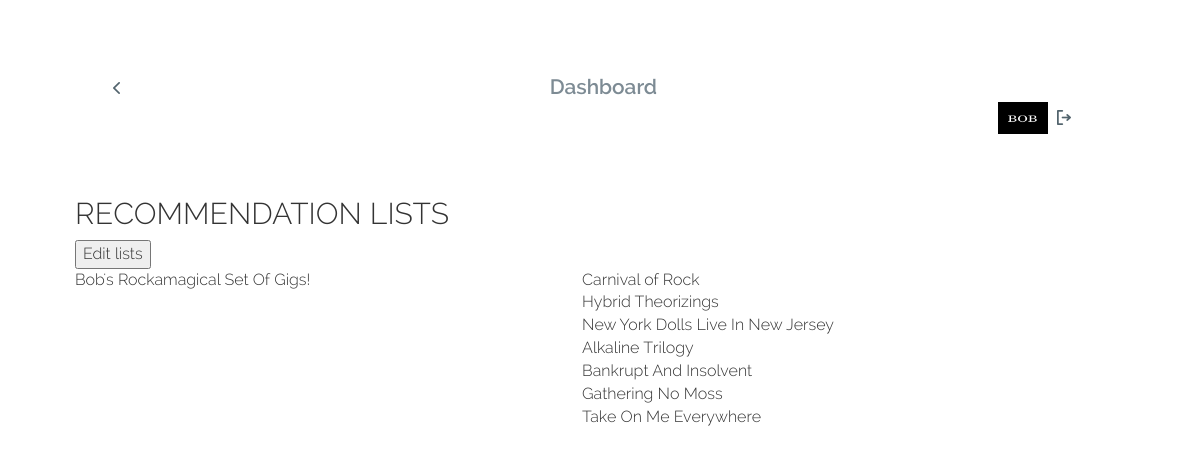
Page /SherlPHP/userLists.php (signed in) on the committed database.
### tables this page shows
CREATE TABLE recolist   (   lname VARCHAR(50) NOT NULL,
                            uname VARCHAR(50) NOT NULL,
                            gname VARCHAR(50) NULL,
                            PRIMARY KEY (lname),
                            FOREIGN KEY (uname) REFERENCES user(uname),
                            FOREIGN KEY (gname) REFERENCES genre(gname)
                        );

CREATE TABLE concert    (   cid INT AUTO_INCREMENT,
                            cname VARCHAR(50) NULL,
                            vid INT NOT NULL,
                            ctime CHAR(16) NOT NULL,   
                            postedtime CHAR(16) NOT NULL,
                            tkturl varchar(64) NULL,
                            cover DECIMAL NOT NULL,
                            availability INT NOT NULL,
                            PRIMARY KEY (cid),
                            UNIQUE (vid, ctime),
                            FOREIGN KEY (vid) REFERENCES venue(vid)
                        );

### SherlPHP/userLists.php (the view, shortened to what this page needs)
<!DOCTYPE HTML>
<html>
	<head>
		<link href="css/bootstrap.css" rel='stylesheet' type='text/css' />
		<link href="css/style.css" rel='stylesheet' type='text/css' />
   		<link rel="stylesheet" href="fonts/css/font-awesome.min.css">
	</head>
	<body>
    <?php
include("connectdb.php");
$uname = $_SESSION['name'];
 ?>
		<div class="container">
			<div class="top-header">
				<link type="text/css" rel="stylesheet" href="css/jquery.mmenu.all.css" />
				<div id="page">
					<div id="header">
						<a href="#menu-left"> </a>
					</div>
				</div>
				<div class="logo">
					<span>Dashboard </span>
				</div>
				<div style="float:right; width:100px;"> <a href="userHome.php"> <?php echo "<img src='images/user/$uname.jpg' style='width:50px; height:32px;'title='admin' alt='HOME' />"
 ?></a> <a href="logout.php"><img src="images/logout.png" alt="LOGOUT"/></a></div>
				<div class="clearfix"> </div>
			</div>
			<div class="content">
            <div style="background-color:#FFF">
            <h2>RECOMMENDATION LISTS</h2>
<table border="0" width="100%" >
<tr><td colspan="2"  ><input type="button" value="Edit lists" onclick="window.location='listCreation.php'"/></td>
</tr>
<tr>
<?php
$list = NULL;
if ($stmt = $mysqli->prepare("select l.lname , c.cname from recolist l natural join rel_recolist_contains_concert r natural join concert c  where l.uname = ? ")) {
	$stmt->bind_param("s", $uname);
  $stmt->execute();
  $stmt->bind_result($lname,$cname);
  while($stmt->fetch()){
	  if ($list!=$lname)
	{?><tr>
<td><?= $lname;?></td>
<td><?= $cname;?></td>
</tr>
  <?php
	}
	else
	{?>
<tr style="border-top:thin;">
<td></td>
<td><?= $cname;?></td>
</tr>
 <?php }
  $list = $lname;
  }?>
  </tr>
  </table>
  <?php
 }
?>
  </div>
			</div>
		</div>
	</body>
</html>

### SherlPHP/css/style.css (style rules this page uses)
html, body { font-family: 'Raleway-Light'; font-size: 100%; background: url(../purple-abstract-wallpaper-guitar.jpg) no-repeat center center fixed; -webkit-background-size: cover; -moz-background-size: cover; -o-background-size: cover; background-size: cover; }
body a { transition:0.5s all; -webkit-transition:0.5s all; -moz-transition:0.5s all; -o-transition:0.5s all; -ms-transition:0.5s all; }
.container { width:90%; margin:0 auto; }
#header a, .header a { display: block; width: 13px; height: 18px; position: absolute; top:32px; left: 20px; background: url(../images/arrow.png) no-repeat 0px 0px; }
.top-header { background: #FFF; width: 97.8%; position: relative; margin: 3em 15px 15px 15px; padding: 1.5em 1.2em; border-radius: 0.3em; -webkit-border-radius: 0.3em; -moz-border-radius: 0.3em; -o-border-radius: 0.3em; -ms-border-radius: 0.3em; }
.logo { float:left; width:100%; text-align:center; }
.logo span { color: #7D8B94; font-size: 1.3em; font-family: 'Raleway-SemiBold'; }
.content { margin-top: 1.5em; }

### rows in the picture
recolist: lname "Bob's Rockamagical Set Of Gigs!", concert.cname "Carnival of Rock", concert.cname "Hybrid Theorizings", concert.cname "New York Dolls Live In New Jersey", concert.cname "Alkaline Trilogy", concert.cname "Bankrupt And Insolvent", concert.cname "Gathering No Moss", concert.cname "Take On Me Everywhere"
